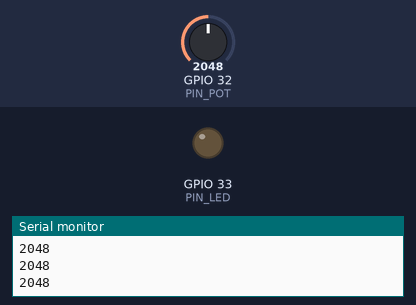
Recording of a sketch running on a simulated ESP32. On the bench: output pins drawn as LEDs (lit = HIGH), the last lines printed to the serial monitor. Inputs (shaded band) come from the test bench; at power-on: GPIO 32 (PIN_POT) = 2048.

Above: at 1.2 s.
1.3 s: GPIO 32 (PIN_POT) set to 1956
At 2.5 s:
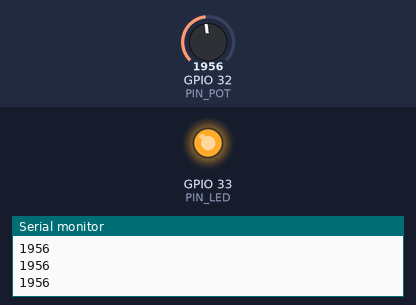
2.8 s: GPIO 32 (PIN_POT) set to 2047
At 3.8 s:
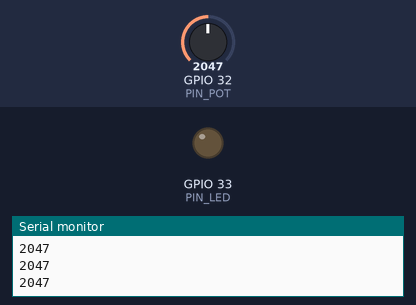
4.3 s: GPIO 32 (PIN_POT) set to 1228
At 5.2 s:
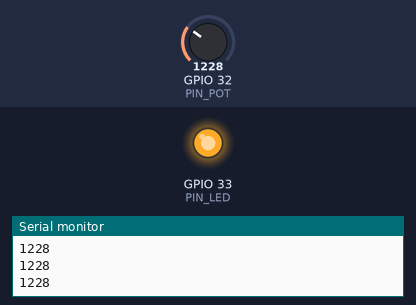
Timing chart, 0 to 7.3 s (numbered marks = the images above; inputs shaded):
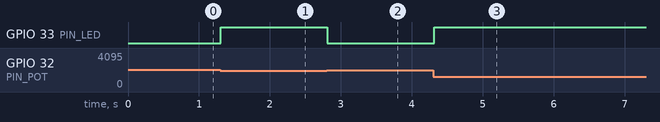

The sketch:

PotLed.ino
```cpp
#define PIN_LED 33
#define PIN_POT 32
#define THPOT 2000

void setup() {
  // Configuración de los pines
  pinMode(PIN_LED, OUTPUT);
  pinMode(PIN_POT, INPUT);
  Serial.begin(115200);
}

void loop() {
  // Código para encender y apagar LED respecto a un Potenciómetro
  int estado_pot = analogRead(PIN_POT);
  Serial.println(estado_pot);
  if (estado_pot < THPOT){ // Si está piluminado el Potenciómetro
    digitalWrite(PIN_LED, HIGH);
  }
  else { // Si está poco iluminado el Potenciómetro
    digitalWrite(PIN_LED, LOW);
  }
  delay(50);
}
```

Measured:
- the behaviour switches between 2000 and 1999 on GPIO 32 (PIN_POT) (found by bisection; images 0 and 1)
- after the input at 1.3 s, GPIO 33 (PIN_LED): LOW → HIGH at once
- after the input at 2.8 s, GPIO 33 (PIN_LED): HIGH → LOW at once
- after the input at 4.3 s, GPIO 33 (PIN_LED): LOW → HIGH at once
